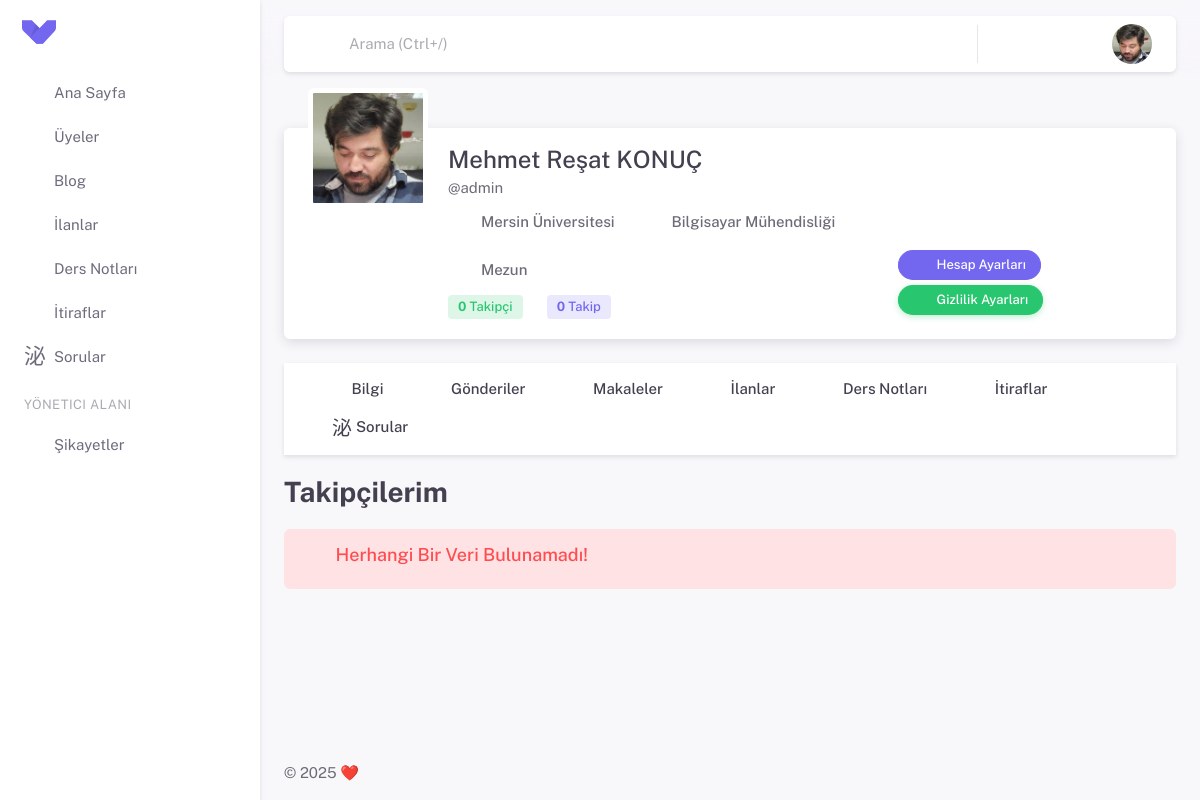
The app's page /profile/followers/ (signed in), older data.
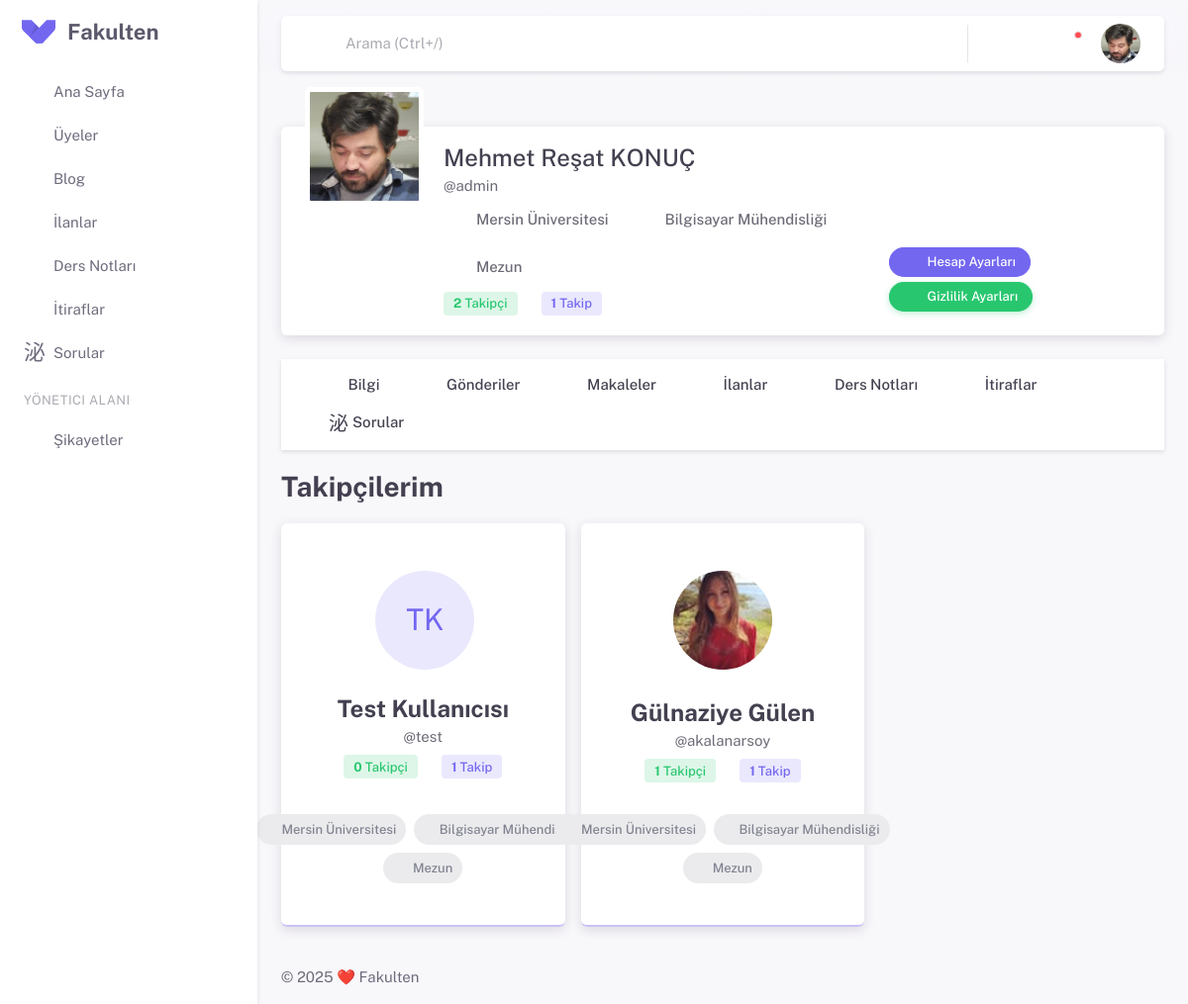
The same page, newer data.
### apps/profiles/models.py (models this page shows, shortened)
class EducationalInformationModel(models.Model):
    user = models.OneToOneField(settings.AUTH_USER_MODEL,
                             on_delete=models.CASCADE, related_name='educational_information', db_index=True)
    country = models.ForeignKey(inputs.CountriesModel,
                             on_delete=models.CASCADE, db_index=True)
    university = models.ForeignKey(inputs.UniversitiesModel,
                             on_delete=models.CASCADE, db_index=True)
    department = models.ForeignKey(inputs.DepartmentsModel,
                             on_delete=models.CASCADE, db_index=True)
    status = models.ForeignKey(inputs.StatusModel,
                             on_delete=models.CASCADE, db_index=True)

### apps/inputs/models.py (models this page shows)
class UniversitiesModel(models.Model):
    countries = models.ForeignKey(CountriesModel, on_delete=models.CASCADE)
    universities = models.CharField(max_length=255)
    def __str__(self):
        return self.universities

class DepartmentsModel(models.Model):
    universities = models.ManyToManyField(UniversitiesModel)
    departments = models.CharField(max_length=255)
    def __str__(self):
        return self.departments

class StatusModel(models.Model):
    status = models.CharField(max_length=55)
    def __str__(self):
        return self.status

### apps/settings/models.py (models this page shows, shortened)
class SiteSettingsModel(models.Model):
    site_name = models.CharField(max_length=50, verbose_name="Site Adı")
    site_description = models.TextField(verbose_name="Site Açıklaması")
    class Meta:
        verbose_name = "Site Ayarı"
        verbose_name_plural = "Site Ayarları"

### apps/follow/models.py (models this page shows, shortened)
class Follow(models.Model):
    follower = models.ForeignKey(User, related_name='following', on_delete=models.CASCADE)
    following = models.ForeignKey(User, related_name='followers', on_delete=models.CASCADE)
    created_at = models.DateTimeField(auto_now_add=True)
    class Meta:
        unique_together = ('follower', 'following')

### apps/profiles/views.py (the view)
# urls.py: path('followers/', views.FollowersProfileView.as_view(), name='followers_profile'),
class FollowersProfileView(LoginRequiredMixin, View):
    template = 'profiles/followers.html'
    paginate_by = 12
    context = {
        'siteTitle' : 'Profil',
    }
    def get(self, request):
        users = get_user_model()  # Varsayılan kullanıcı modelini al
        profile = get_object_or_404(
            users.objects.select_related(
                'educational_information',
                'profile_photo'
            ).prefetch_related(
                'followers',
                'following',
            ),
            username=request.user.username
        )
        followers = profile.followers.all()
        paginator = Paginator(followers, self.paginate_by)
        page_number = request.GET.get('page')
        page_obj = paginator.get_page(page_number)
        self.context.update(
            {
            'siteTitle' : str(profile.first_name) + ' ' + str(profile.last_name) + ' - ' + 'Takipçileri',
            'profile': profile,
            'data':page_obj,
             }
        )
        return render(request, self.template, self.context)

### apps/comments/models.py (called while the page is built)
    def get_notifications_comment_context(self):
        context = {
        'message' : 'yorumunuza yorum yaptı.',
        'content_title' : self.text,
        'content_url' : reverse('comment_detail', kwargs={'comment_id': self.id}),
        }
        return context

    def get_notifications_like_context(self):
        context = {
        'message' : 'yorumunuzu beğendi.',
        'content_title' : self.text,
        'content_url' : reverse('comment_detail', kwargs={'comment_id': self.id}),
        }
        return context

### apps/profiles/templates/profiles/followers.html (shortened to what this page needs)
{% extends 'profiles/partials/base.html' %}
{% load static %}
{% block extra_css %}
<link rel="stylesheet" href="{% static 'assets/vendor/css/pages/page-profile.css' %}" />
<link rel="stylesheet" href="{% static 'assets/vendor/libs/bootstrap-select/bootstrap-select.css' %}" />
<link rel="stylesheet" href="{% static 'assets/vendor/libs/spinkit/spinkit.css' %}" />
<link rel="stylesheet" href="{% static 'assets/css/pages/blogs/index.css' %}" />
{% endblock extra_css%}
{% block profile_content %}
<h3 class="mb-4 fw-bold">Takipçilerim</h3>
<div class="row infinite-container row-cols-1 row-cols-md-2 row-cols-lg-3 g-4">
   {% for item in data %}
   <div class="col infinite-item">
      <div class="card card-border-shadow-primary h-100">
         <div class="card-body text-center">
           <div class="dropdown btn-pinned">
             <button
               type="button"
               class="btn btn-icon btn-text-secondary rounded-pill dropdown-toggle hide-arrow p-4"
               data-bs-toggle="dropdown"
               aria-expanded="false">
               <i class="ti ti-dots-vertical ti-md text-muted"></i>
             </button>
           </div>
           <div class="mx-auto my-6 d-flex justify-content-center">
           <a href="{% url 'profile' item.follower.username %}">
             {% if item.follower.profile_photo.profile_photo %}
             {% with profile_photo_url=item.follower.profile_photo.profile_photo.url %}
             <img src="{{ profile_photo_url }}" alt="Avatar Image" class="rounded-circle h-px-100" />
             {% endwith %}
             {% else %}
             <div class="avatar avatar-xl me-8 mb-8">
               <span class="uye avatar-initial rounded-circle bg-label-primary w-px-100 h-px-100">{{ item.follower.first_name|first }}{{ item.follower.last_name|first }}</span>
             </div>
             {% endif %}
           </a>
           </div>
           <a href="{% url 'profile' item.follower.username %}">
             <h4 class="card-title fw-bold mb-0">{{item.follower.first_name}} {{item.follower.last_name}} {% if item.follower.privacy.is_private %}<i class="ti ti-lock"></i>{%endif%}</h4>
             <span class="text-body">@{{item.follower.username}}</span>
           </a>
           <ul class="list-inline mb-0 d-flex align-items-center flex-wrap justify-content-center gap-4 my-2">
             <li class="list-inline-item d-flex gap-2 align-items-center">
                <span class="badge bg-label-success" id="follower-count"><strong>{{item.follower.followers.count}}</strong> Takipçi</span>
             </li>
             <li class="list-inline-item d-flex gap-2 align-items-center">
                <span class="badge bg-label-primary"><strong>{{item.follower.following.count}}</strong> Takip</span>
             </li>
             </ul>
         </div>
         <div class="card-footer">
           <div class="d-flex align-items-center justify-content-center mb-2 mt-2 gap-2">
             <span class="badge bg-label-secondary d-flex align-items-center rounded-pill"><i class="ti ti-building-bank"></i>{{item.follower.educational_information.university}}</span>
             <span class="badge bg-label-secondary d-flex align-items-center rounded-pill"><i class="ti ti-address-book"></i>{{item.follower.educational_information.department}}</span>
           </div>
           <div class="d-flex align-items-center justify-content-center mb-2 mt-2 gap-2">
             <span class="badge bg-label-secondary d-flex align-items-center rounded-pill mb-3"><i class="ti ti-school me-1"></i>{{item.follower.educational_information.status}}</span>
           </div>
             </div>
       </div>
   </div>
   {% empty %}
   <div class="col-lg-12">
      <div class="col-lg-12 alert alert-danger alert-dismissible d-flex" role="alert">
         <i class="ti ti-eye-x ti-28px me-4"></i>
         <div class="d-flex flex-column ps-1">
            <h5 class="alert-heading mb-2">Herhangi Bir Veri Bulunamadı!</h5>
         </div>
      </div>
   </div>
   {% endfor %}
</div>
{% endblock %}

### apps/profiles/templates/profiles/partials/base.html (shortened to what the changed rows need)
{% extends 'partials/base.html' %}
{% load static %}
{% block content %}
<div class="row mt-8">
   <div class="col-12">
      <div class="card mb-6">
         <div class="user-profile-header d-flex flex-column flex-lg-row text-sm-start text-center mb-5">
            <div class="flex-grow-1 mt-3 mt-lg-5">
               <div
                  class="d-flex align-items-md-end justify-content-md-between  mx-5 flex-md-row flex-column gap-4">
                  <div class="user-profile-info">
                     <h4 class="mb-0 mt-lg-6">{{profile.first_name}} {{profile.last_name}} {% if profile.privacy.is_private %}<i class="ti ti-lock"></i>{%endif%}</h4>
                     <span data-bs-toggle="tooltip" data-bs-placement="top" title="Kullanıcı Adı">@{{profile.username}}</span>
                     <ul
                        class="list-inline mb-0 d-flex align-items-center flex-wrap justify-content-sm-start justify-content-center gap-4 my-2">
                        <li class="list-inline-item d-flex gap-2 align-items-center">
                           <i class="ti ti-building-bank ti-lg"></i><span class="fw-medium">{{profile.educational_information.university}}</span>
                        </li>
                        <li class="list-inline-item d-flex gap-2 align-items-center">
                           <i class="ti ti-address-book ti-lg"></i><span class="fw-medium">{{profile.educational_information.department}}</span>
                        </li>
                        <li class="list-inline-item d-flex gap-2 align-items-center">
                           <i class="ti ti-school ti-lg"></i><span class="fw-medium">{{profile.educational_information.status}}</span>
                        </li>
                     </ul>
                     <ul class="list-inline mb-0 d-flex align-items-center flex-wrap justify-content-sm-start justify-content-center gap-4 my-2">
                        <li class="list-inline-item d-flex gap-2 align-items-center">
                           {% if user == profile %}
                           <a href="{% url 'followers_profile' %}">
                           <span class="badge bg-label-success" id="follower-count"><strong>{{profile.followers.count}}</strong> Takipçi</span>
                           </a>
                           {%else%}
                           <span class="badge bg-label-success" id="follower-count"><strong>{{profile.followers.count}}</strong> Takipçi</span>
                           {%endif%}
                        </li>
                        <li class="list-inline-item d-flex gap-2 align-items-center">
                           {% if user == profile %}
                           <a href="{% url 'following_profile' %}">
                           <span class="badge bg-label-primary"><strong>{{profile.following.count}}</strong> Takip</span>
                           </a>
                           {%else%}
                           <span class="badge bg-label-primary"><strong>{{profile.following.count}}</strong> Takip</span>
                           {%endif%}
                        </li>
                     </ul>
                  </div>
               </div>
            </div>
         </div>
      </div>
   </div>
</div>
{%if profile.privacy.is_private and profile != user and not followers  %}
<div class="alert alert-solid-danger d-flex align-items-center" role="alert">
   <span class="alert-icon rounded">
   <i class="ti ti-lock"></i>
   </span>
   Gizli Hesap Sadece Takipçileri Görüntüleyebilir.
</div>
{%else %}
{% block profile_content %}
{% endblock %}
{%endif%}
{% endblock %}

### templates/partials/sidebar.html (shortened to what this page needs)
<aside id="layout-menu" class="layout-menu menu-vertical menu bg-menu-theme">
    <div class="app-brand demo">
      <a href="{% url 'home' %}" class="app-brand-link">
        <span class="app-brand-logo demo">
        </span>
        <span class="app-brand-text demo menu-text fw-bold">{{site_settings.site_name}}</span>
      </a>
      <a href="javascript:void(0);" class="layout-menu-toggle menu-link text-large ms-auto">
        <i class="ti menu-toggle-icon d-none d-xl-block align-middle"></i>
      </a>
    </div>
    {% with current_page=request.resolver_match.url_name %}
    <ul class="menu-inner py-1">
      <li class="menu-item {% if current_page == 'home' %} active{% endif %}">
        <a href="{% url 'home' %}" class="menu-link">
          <i class="menu-icon tf-icons ti ti-smart-home"></i>
          <div>Ana Sayfa</div>
        </a>
      </li>
      <li class="menu-item {% if current_page == 'members' %} active{% endif %}">
        <a href="{% url 'members' %}" class="menu-link">
          <i class="menu-icon tf-icons ti ti-user-search"></i>
          <div>Üyeler</div>
        </a>
      </li>
      <li class="menu-item {% if '/blogs/' in request.path %} active open{% endif %}">
        <a href="" class="menu-link menu-toggle">
          <i class="menu-icon tf-icons ti ti-blockquote"></i>
          <div>Blog</div>
        </a>
      </li>
      <li class="menu-item {% if '/marketplace/' in request.path %} active open{% endif %}">
        <a href="{% url 'marketplace' %}" class="menu-link menu-toggle">
          <i class="menu-icon tf-icons ti ti-building-store"></i>
          <div>İlanlar</div>
        </a>
      </li>
      <li class="menu-item {% if '/documents/' in request.path %} active open{% endif %}">
        <a href="" class="menu-link menu-toggle">
          <i class="menu-icon tf-icons ti ti-notebook"></i>
          <div>Ders Notları</div>
        </a>
      </li>
      <li class="menu-item {% if '/confessions/' in request.path %} active open{% endif %}">
        <a href="{% url 'confessions' %}" class="menu-link menu-toggle">
          <i class="menu-icon ti-icons ti ti-spy"></i>
          <div>İtiraflar</div>
        </a>
      </li>
      <li class="menu-item {% if '/questions/' in request.path %} active open{% endif %}">
        <a href="" class="menu-link menu-toggle">
          <i class="menu-icon ti-icons ti ti-message-2-question"></i>
          <div>Sorular</div>
        </a>
      </li>
      {% if user.is_superuser %}
      <li class="menu-header small">
        <span class="menu-header-text">Yönetici Alanı</span>
      </li>
      <li class="menu-item {% if '/complaints/' in request.path %} active open{% endif %}">
        <a href="{% url 'complaint_dashboard' %}" class="menu-link">
          <i class="menu-icon ti-icons ti ti-message-report"></i>
          <div>Şikayetler</div>
        </a>
      </li>
      {%endif%}
    </ul>
    {% endwith %}
  </aside>

### templates/partials/footer.html (shortened to what this page needs)
<footer class="content-footer footer bg-footer-theme">
  <div class="container-xxl">
    <div
      class="footer-container d-flex align-items-center justify-content-between py-4 flex-md-row flex-column">
      <div class="text-body">
        ©
        ❤️ <a href="#" target="_blank" class="footer-link">{{site_settings.site_name}}</a>
      </div>
    </div>
  </div>
</footer>

Row changes from the older to the newer data that the page shows:
added SiteSettingsModel: site_name "Fakulten"
added Follow: follower.first_name|first "T", follower.last_name|first "K", follower.first_name "Test", follower.last_name "Kullanıcısı", follower.username "test", follower.followers.count "0", follower.following.count "1", follower.educational_information.university "Mersin Üniversitesi", follower.educational_information.department "Bilgisayar Mühendisliği", follower.educational_information.status "Mezun"
added Follow: follower.first_name "Gülnaziye", follower.last_name "Gülen", follower.username "akalanarsoy", follower.followers.count "1", follower.following.count "1", follower.educational_information.university "Mersin Üniversitesi", follower.educational_information.department "Bilgisayar Mühendisliği", follower.educational_information.status "Mezun"
Text that changed along with them:
{{ profile.followers.count }}: "0" → "2"
{{ profile.following.count }}: "0" → "1"
text no longer shown: "Herhangi Bir Veri Bulunamadı!"
